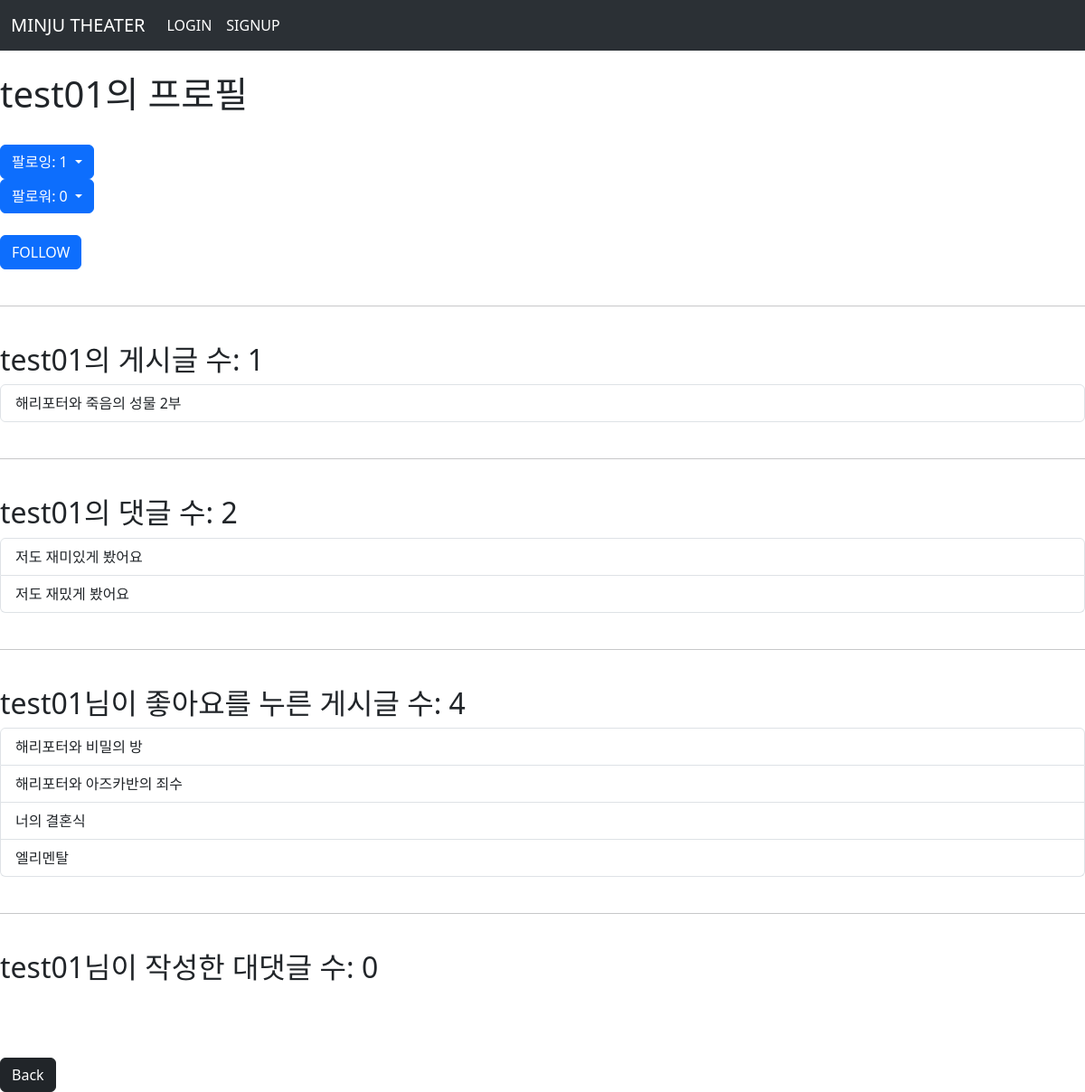
Screenshot of /accounts/profile/test01/ with the database file from the repository.
### accounts/models.py (models this page shows)
class User(AbstractUser):
    followings = models.ManyToManyField('self', symmetrical=False, related_name='followers')

### movies/models.py (models this page shows)
class Movie(models.Model):
    user = models.ForeignKey(settings.AUTH_USER_MODEL, on_delete=models.CASCADE)
    title = models.CharField(max_length=20)
    content = models.TextField()
    created_at = models.DateTimeField(auto_now_add=True)
    updated_at = models.DateTimeField(auto_now=True)
    COMEDY = 'Comedy'
    FANTASY = 'Fantasy'
    ROMANCE = 'Romance'
    GENRE_CHOICES = [
        (COMEDY, 'Comedy'),
        (FANTASY, 'Fantasy'),
        (ROMANCE, 'Romance'),
    ]
    genre = models.CharField(
        max_length = 7,
        choices = GENRE_CHOICES,
        default = COMEDY,
    )
    rating = models.DecimalField(
        max_digits=2,  # 정수부 자릿수, 5까지 허용하므로 2로 설정
        decimal_places=1,  # 소수부 자릿수, 0.5 간격이므로 1로 설정
        default=0.0,  # 기본값 설정
    )
    like_users = models.ManyToManyField(settings.AUTH_USER_MODEL, related_name='like_movies')

class Comment(models.Model):
    movie = models.ForeignKey(Movie, on_delete=models.CASCADE)
    user = models.ForeignKey(settings.AUTH_USER_MODEL, on_delete=models.CASCADE)
    content = models.CharField(max_length=200)
    created_at = models.DateTimeField(auto_now_add=True)
    updated_at = models.DateTimeField(auto_now=True)

### accounts/views.py (the view)
# urls.py: path('profile/<username>/', views.profile, name='profile'),
def profile(request, username):
    User = get_user_model()
    person = User.objects.get(username=username)
    context = {
        'person': person,
    }
    return render(request, 'accounts/profile.html', context)

### accounts/templates/accounts/profile.html (shortened to what this page needs)
{% extends "base.html" %}
{% block content %}
<br>
  <h1>{{ person.username }}의 프로필</h1>
  <br>
    <div class="btn-group">
      <button class="btn btn-primary dropdown-toggle" type="button" data-bs-toggle="dropdown" aria-expanded="false">
      팔로잉: {{ person.followings.all|length }}
      </button>
    </div>
    <div class="dropdown">
      <button class="btn btn-primary dropdown-toggle" type="button" data-bs-toggle="dropdown" aria-expanded="false">
      팔로워: {{ person.followers.all|length }}
      </button>
    </div>
    <br>
    <div>
    {% if request.user == person %}
    <button type="button" class="btn btn-dark">자신을 팔로우할 수 없습니다.</button>
    {% elif reqeust.user != person %}
      <form action="{% url "accounts:follow" person.pk%}"method ="POST">
        {% if request.user in person.followers.all %}
          <input type="submit" class="btn btn-danger" value="UNFOLLOW">
        {% else %}
          <input type="submit" class="btn btn-primary" value="FOLLOW">
        {% endif %}
      </form>
    {% endif %}
    </div>
  <br>
  <hr>
  <br>
  <h2>{{ person.username }}의 게시글 수: {{ person.movie_set.all|length }}</h2>
  <div class="list-group">
    {% for movie in person.movie_set.all %}
      <a href="{% url "movies:detail" movie.pk %}" class="list-group-item list-group-item-action">{{ movie.title }}</a>
    {% endfor %}
  </div>
<br>
  <hr>
  <br>
  <h2>{{ person.username }}의 댓글 수: {{ person.comment_set.all|length }}</h2>
  <div class="list-group">
    {% for comment in person.comment_set.all %}
      <a href="{% url "movies:detail" comment.pk %}" class="list-group-item list-group-item-action">{{ comment.content }}</a>
    {% endfor %}
  </div>
<br>
  <hr>
  <br>
  <h2>{{ person.username }}님이 좋아요를 누른 게시글 수: {{ person.like_movies.all|length }}</h2>
  <div class="list-group">
    {% for movie in person.like_movies.all %}
      <a href="{% url "movies:detail" movie.pk %}" class="list-group-item list-group-item-action">{{ movie.title }}</a>
    {% endfor %}
  </div>
  <br>
  <hr>
  <br>
  <h2>{{ person.username }}님이 작성한 대댓글 수: {{ person.recomment_set.all|length }}</h2>
<br>
<br>
<br>
  <a href="{% url "movies:index" %}"><button type="button" class="btn btn-dark">Back</button></a>
{% endblock content %}

### rows the page displays
User: username "test01", followings.all|length "1", followers.all|length "0", movie_set.all|length "1", comment_set.all|length "2", like_movies.all|length "4", recomment_set.all|length "0"
Movie: title "해리포터와 죽음의 성물 2부"
Comment: content "저도 재미있게 봤어요"
Comment: content "저도 재밌게 봤어요"
Movie: title "해리포터와 비밀의 방"
Movie: title "해리포터와 아즈카반의 죄수"
Movie: title "너의 결혼식"
Movie: title "엘리멘탈"
